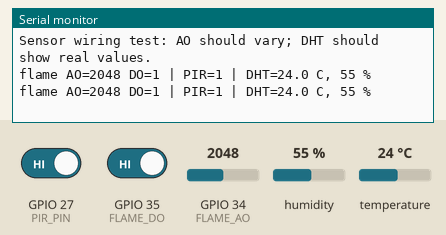
Simulated run of this sketch. Board: ESP32. Parts: the last lines printed to the serial monitor. Inputs (shaded band) come from the test bench; at power-on: humidity 55 %, GPIO 34 (FLAME_AO) = 2048, GPIO 27 (PIR_PIN) HIGH, GPIO 35 (FLAME_DO) HIGH, temperature 24 °C (analog values on the 0–4095 scale).

Above: at 2.8 s.
2.9 s: humidity set to 22 %
At 4.6 s:
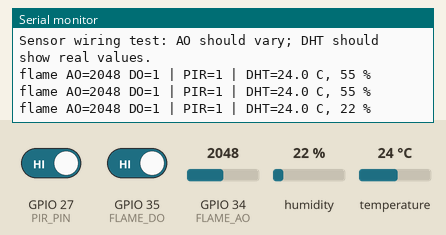
5.6 s: GPIO 34 (FLAME_AO) set to 2866
At 7.0 s:
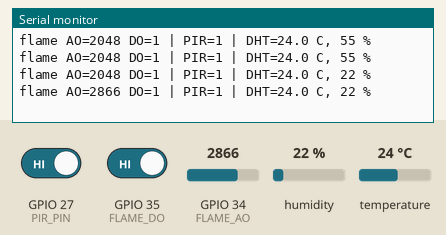
8.3 s: GPIO 27 (PIR_PIN) driven LOW
At 10.6 s:
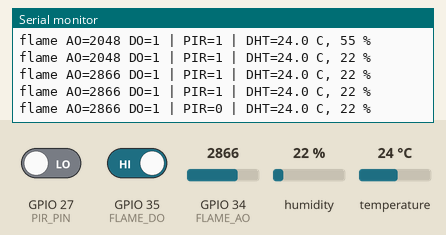
11.0 s: GPIO 35 (FLAME_DO) driven LOW
At 13.0 s:
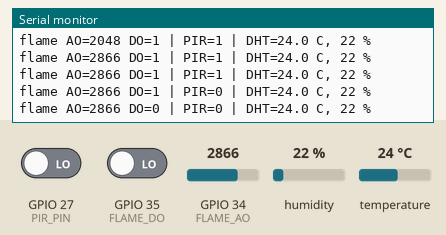
13.7 s: temperature set to 12 °C
At 15.4 s:
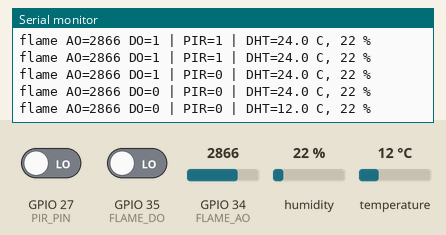
16.4 s: GPIO 34 (FLAME_AO) set to 3603
At 19.0 s:
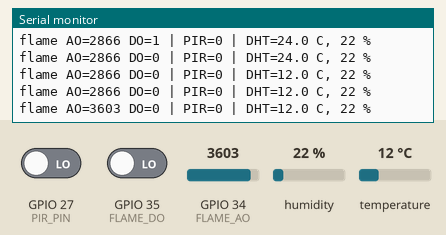
Timing chart, 0 to 20.1 s (numbered marks = the images above; inputs shaded):
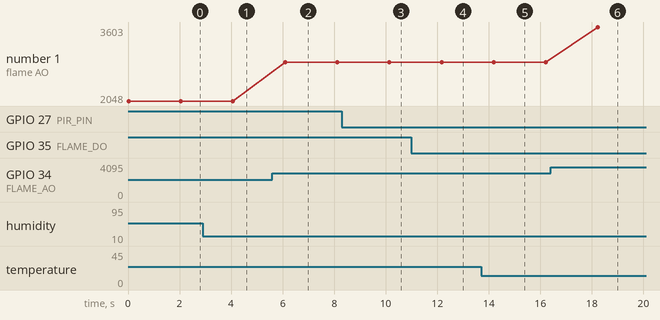

Measured:
- after the input at 2.9 s, the serial monitor: prints a new line after 1.2 s (image 1)
- after the input at 5.6 s, the serial monitor: prints a new line after 0.49 s (image 2)
- after the input at 8.3 s, the serial monitor: prints a new line after 1.8 s (image 3)
- after the input at 11.0 s, the serial monitor: prints a new line after 1.2 s (image 4)
- after the input at 13.7 s, the serial monitor: prints a new line after 0.49 s (image 5)
- after the input at 16.4 s, the serial monitor: prints a new line after 1.8 s (image 6)
- plotted number 1: 2048 → 2866 after the input at 5.6 s, 2866 → 3603 after the input at 16.4 s

The sketch:

SensorWiringTest.ino
```cpp
/*
  Wiring-only diagnostic: no Wi-Fi, MQTT, servo, buzzer, or TFT.
  Board: DOIT ESP32 DEVKIT V1
  Install: DHT sensor library and Adafruit Unified Sensor.

  KY-026: VCC -> 3V3, GND -> GND, AO -> GPIO34, DO -> GPIO35 (optional)
  DHT11:  VCC -> 3V3, GND -> GND, DATA -> GPIO4
  PIR:    OUT -> GPIO27, plus VCC and GND per your module's rating
*/
#include <DHT.h>

constexpr int DHT_PIN = 4;
constexpr int FLAME_AO = 34;
constexpr int FLAME_DO = 35;
constexpr int PIR_PIN = 27;
DHT dht(DHT_PIN, DHT11);

void setup() {
  Serial.begin(115200);
  pinMode(FLAME_DO, INPUT);
  pinMode(PIR_PIN, INPUT);
  analogReadResolution(12);
  dht.begin();
  Serial.println("Sensor wiring test: AO should vary; DHT should show real values.");
}

void loop() {
  int ao = analogRead(FLAME_AO);
  int digitalFlame = digitalRead(FLAME_DO);
  int pir = digitalRead(PIR_PIN);
  float t = dht.readTemperature();
  float h = dht.readHumidity();

  Serial.printf("flame AO=%d DO=%d | PIR=%d | DHT=", ao, digitalFlame, pir);
  if (isnan(t) || isnan(h)) Serial.println("READ FAILED");
  else Serial.printf("%.1f C, %.0f %%\n", t, h);
  delay(2000);
}
```
